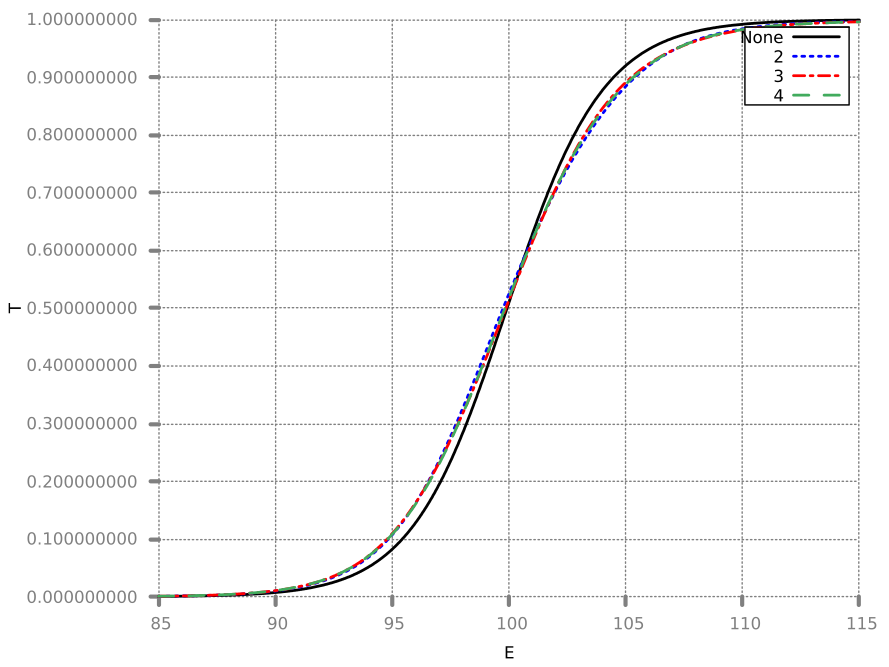

Write the gnuplot code that produced this figure.
load "stylefile.gp"
set xrange [85:115]
set yrange [0.000000001:1]
set xlabel "E"
set ylabel "T"
plot "N_1.csv" using "E":"T" w l title "None", "N_2.csv" using "E":"T" w l title "2", "N_3.csv" u "E":"T" w l title "3", "N_4.csv" u "E":"T" w l title "4"
